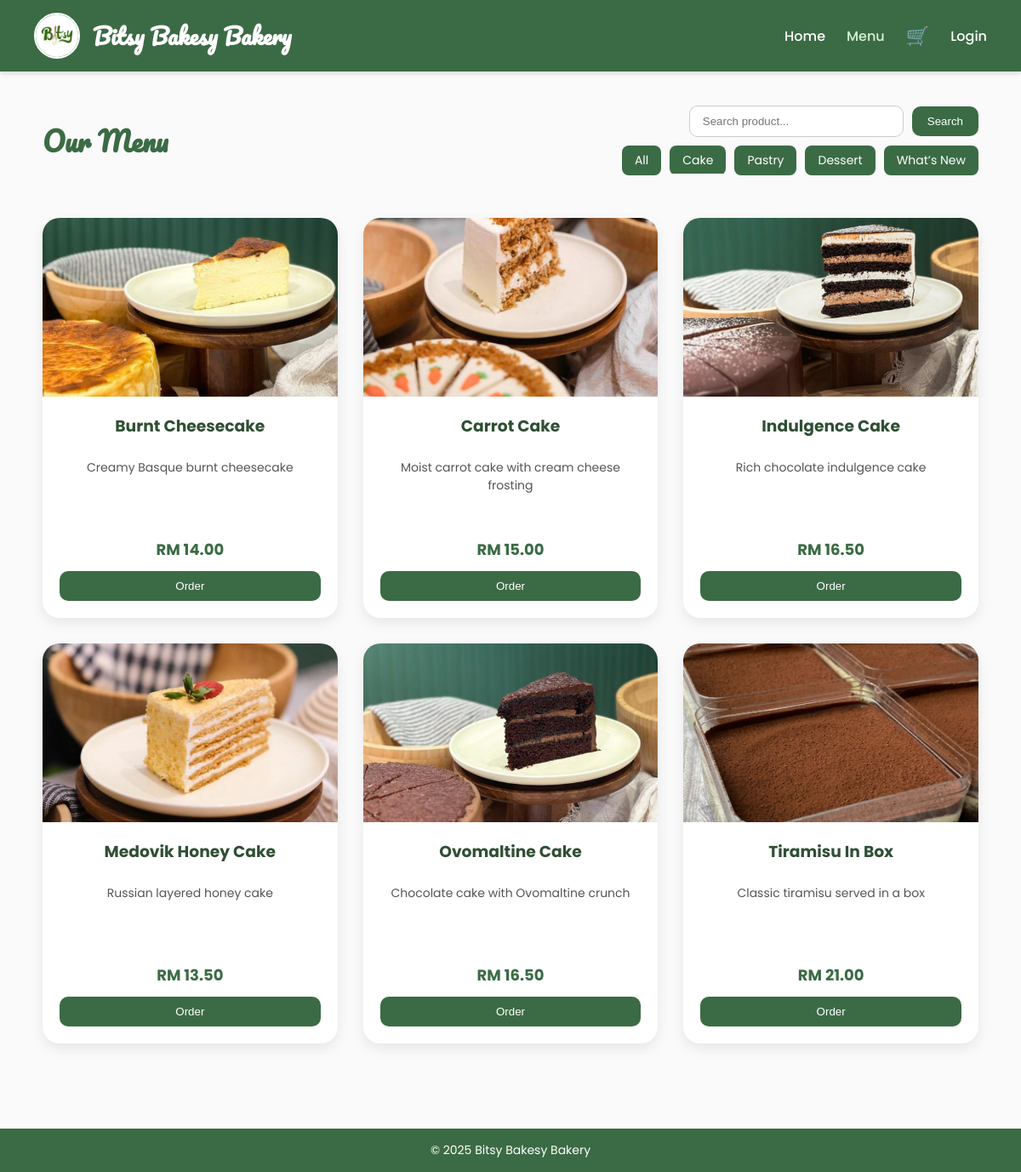
/menu.php?category=Cake, run on the app's committed database.
### tables this page shows
CREATE TABLE `menu` (
  `menuID` int(11) NOT NULL,
  `menuName` varchar(100) NOT NULL,
  `description` text DEFAULT NULL,
  `category` varchar(50) DEFAULT NULL,
  `menuType` varchar(50) DEFAULT NULL,
  `image` varchar(255) DEFAULT NULL,
  `created_at` timestamp NOT NULL DEFAULT current_timestamp()
);

### menu.php (the view, shortened to what this page needs)
<?php
include('db.php');
$search = isset($_GET['search']) ? mysqli_real_escape_string($conn, $_GET['search']) : '';
$category = isset($_GET['category']) ? mysqli_real_escape_string($conn, $_GET['category']) : 'All';
$query = "SELECT * FROM menu WHERE menuName LIKE '%$search%'";
if($category != 'All') $query .= " AND category='$category'";
$query .= " ORDER BY menuName ASC";
$result = mysqli_query($conn, $query);
?>
<!DOCTYPE html>
<html lang="en">
<head>
</head>
<body>
<div class="navbar">
<div class="navbar-left">
<img src="bit.png" alt="Bitsy Logo">
<h1>Bitsy Bakesy Bakery</h1>
</div>
<div class="nav-links">
<a href="index.php">Home</a>
<a href="menu.php" style="color:#d4f5d0;">Menu</a>
<a href="cart.php" class="cart-icon">🛒
</a>
<?php if(isset($_SESSION['user_name'])): ?>
<div class="profile">
<img src="https://cdn-icons-png.flaticon.com/512/3135/3135715.png">
<div class="dropdown">
<a href="my_orders.php">My Orders</a>
<a href="profile.php">Profile</a>
<form method="POST" action="logout.php"><button type="submit">Logout</button></form>
</div>
</div>
<?php else: ?>
<a href="login.php">Login</a>
<?php endif; ?>
</div>
</div>
<div class="menu-header">
<h2>Our Menu</h2>
<div>
<form method="GET" class="filter-box">
<input type="text" name="search" placeholder="Search product..." value="<?php echo htmlspecialchars($search); ?>">
<button type="submit">Search</button>
</form>
<div class="category-buttons">
<?php
$categories=['All','Cake','Pastry','Dessert','What’s New'];
foreach($categories as $cat){
    $active = ($category==$cat)?'active':'';
    echo "<a href='menu.php?category=$cat' class='$active'>$cat</a>";
}
?>
</div>
</div>
</div>
<div class="menu-container">
<?php
if($result && mysqli_num_rows($result)>0):
while($row=mysqli_fetch_assoc($result)):
    $menuNameFull = $row['menuName'];
    $baseName = explode('(',$menuNameFull)[0];
    $baseName = trim($baseName);
    $unitQuery = "SELECT mu.* FROM menu_unit mu
                  JOIN menu m ON m.menuID=mu.menuID
                  WHERE m.menuName LIKE '".mysqli_real_escape_string($conn,$baseName)."%' ";
    $uResult = mysqli_query($conn,$unitQuery);
    $variations = [];
    $stockAvailable = false;
    while($x=mysqli_fetch_assoc($uResult)){
        $variations[]=$x;
        if($x['stockQuantity']>0) $stockAvailable = true;
    }
    $prices = array_column($variations,'price');
    $minPrice = min($prices);
?>
<div class="product-card">
<img src="images/<?php echo htmlspecialchars($row['image']); ?>">
<div class="product-info">
<h3><?php echo htmlspecialchars($baseName); ?></h3>
<p><?php echo htmlspecialchars($row['description']); ?></p>
<div class="price">
RM <?php echo number_format($minPrice,2); ?>
</div>
<?php if(isset($_SESSION['user_name'])): ?>
<button class="btn-order" onclick='openModal(<?php echo json_encode($variations); ?>,"<?php echo htmlspecialchars($baseName); ?>","<?php echo htmlspecialchars($row["image"]); ?>", <?php echo $stockAvailable?1:0; ?>)'>Order</button>
<?php else: ?>
<button class="btn-order" onclick="window.location.href='login.php';">Order</button>
<?php endif; ?>
</div>
</div>
<?php endwhile; endif; ?>
</div>
<footer>&copy; 2025 Bitsy Bakesy Bakery</footer>
</body>
</html>

### menu.php (style rules this page uses)
body { font-family:'Poppins',sans-serif;margin:0;background:#fafafa;color:#333; }
.navbar { background:#3b6b45;color:white;display:flex;justify-content:space-between;align-items:center;padding:15px 40px;box-shadow:0 2px 6px rgba(0,0,0,0.15);position:sticky;top:0;z-index:100; }
.navbar-left { display:flex;align-items:center;gap:15px; }
.navbar-left img { height:50px;width:50px;border-radius:50%;border:2px solid white; }
.navbar-left h1 { font-family:'Pacifico',cursive;font-size:26px;margin:0; }
.nav-links { display:flex;align-items:center;gap:25px; }
.nav-links a { color:white;text-decoration:none;font-weight:500;position:relative;transition:0.3s; }
.nav-links a::after { content:"";position:absolute;width:0;height:2px;background:white;left:0;bottom:-3px;transition:0.3s; }
.cart-icon { font-size:22px;color:white;position:relative;text-decoration:none; }
.menu-header { display:flex;justify-content:space-between;padding:40px 50px 20px;flex-wrap:wrap;align-items:center; }
.menu-header h2 { color:#3b6b45;font-size:32px;font-weight:600;margin:0;font-family:'Pacifico',cursive; }
.filter-box { display:flex;align-items:center;gap:10px;flex-wrap:wrap;justify-content:flex-end; }
.filter-box input { padding:10px 15px;width:220px;border-radius:10px;border:1px solid #ccc; }
.filter-box button { padding:10px 18px;border:none;background:#3b6b45;color:white;border-radius:10px;cursor:pointer;transition:0.3s;position:relative; }
.filter-box button::after { content:"";position:absolute;width:0;height:2px;background:white;left:0;bottom:2px;transition:0.3s; }
.category-buttons { display:flex;gap:10px;flex-wrap:wrap;justify-content:flex-end;margin-top:10px; }
.category-buttons a { background:#3b6b45;color:white;text-decoration:none;padding:7px 15px;border-radius:8px;font-size:14px;transition:0.3s;position:relative; }
.category-buttons a::after { content:"";position:absolute;width:0;height:2px;background:white;left:0;bottom:0;border-radius:2px;transition:0.3s; }
.category-buttons a:hover::after,.category-buttons a.active::after { width:100%; }
.menu-container { display:grid;grid-template-columns:repeat(auto-fit,minmax(260px,1fr));gap:30px;padding:30px 50px 60px; }
.product-card { background:white;border-radius:20px;box-shadow:0 6px 15px rgba(0,0,0,0.08);overflow:hidden;text-align:center;display:flex;flex-direction:column;justify-content:space-between;transition:transform 0.3s,box-shadow 0.3s; }
.product-card img { width:100%;height:210px;object-fit:cover; }
.product-info { padding:20px;display:flex;flex-direction:column;justify-content:space-between;flex-grow:1;min-height:220px; }
.product-info h3 { margin:0 0 10px 0;color:#2f4f34; }
.product-info p { flex-grow:1;font-size:14px;color:#555; }
.price { color:#3b6b45;font-weight:bold;font-size:18px;margin-top:10px; }
.btn-order { background:#3b6b45;color:white;border:none;padding:10px 15px;border-radius:10px;cursor:pointer;transition:0.3s;margin-top:12px;position:relative; }
.btn-order::after { content:"";position:absolute;width:0;height:2px;background:white;left:0;bottom:2px;transition:0.3s; }
footer { background:#3b6b45;color:white;text-align:center;padding:15px;margin-top:40px;font-size:14px; }

### data on the page
menu: image (picture), menuName "Burnt Cheesecake", description "Creamy Basque burnt cheesecake", minPrice "14.00"
menu: image (picture), menuName "Carrot Cake", description "Moist carrot cake with cream cheese frosting", minPrice "15.00"
menu: image (picture), menuName "Indulgence Cake", description "Rich chocolate indulgence cake", minPrice "16.50"
menu: image (picture), menuName "Medovik Honey Cake", description "Russian layered honey cake", minPrice "13.50"
menu: image (picture), menuName "Ovomaltine Cake", description "Chocolate cake with Ovomaltine crunch", minPrice "16.50"
menu: image (picture), menuName "Tiramisu In Box", description "Classic tiramisu served in a box", minPrice "21.00"

### other printed values
$cat "All"
$cat "Cake"
$cat "Pastry"
$cat "Dessert"
$cat "What’s New"
